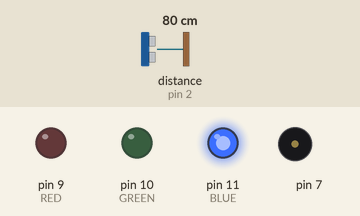
Recording of a sketch running on a simulated Arduino Uno, built with avr-gcc and run on an emulated ATmega328P. On the bench: output pins drawn as LEDs (lit = HIGH), buzzer (waves = sounding). Wiring (inferred from the names in the program): ultrasonic range finder: trigger pin 3; echo pin 2. The test bench sets the inputs (shaded band); at power-on: distance to the obstacle (sensor on pin 2) 80 cm. The echo pulse lasts 58.3 µs per cm; pins used as bus, display or sensor lines are not drawn.

Above: at 1.6 s.
1.7 s: distance to the obstacle (sensor on pin 2) set to 2 cm
At 1.85 s:
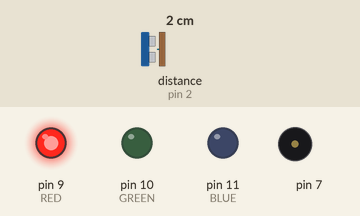
5.2 s: distance to the obstacle (sensor on pin 2) set to 9 cm
8.7 s: distance to the obstacle (sensor on pin 2) set to 12 cm
At 9.17 s:
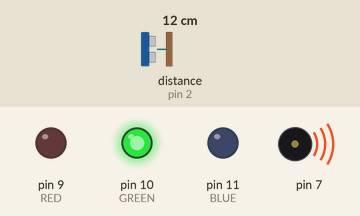
12.2 s: distance to the obstacle (sensor on pin 2) set to 120 cm
At 13.4 s:
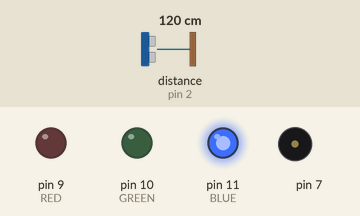
Timing chart, 0 to 16.7 s (numbered marks = the images above; inputs shaded):
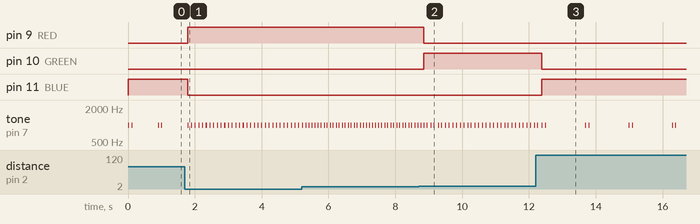

The sketch:

sketch_apr08b.ino
```cpp
#define TRIG 3
#define ECHO 2
#define RED 9
#define GREEN 10
#define BLUE 11
long distance;
void setup() {
  // put your setup code here, to run once:
  pinMode(TRIG, OUTPUT);
  pinMode(ECHO, INPUT);
  pinMode(RED, OUTPUT);
  pinMode(GREEN, OUTPUT);
  pinMode(BLUE, OUTPUT);
}

void loop() {
  // 초음파를 발생시키는 코드
  digitalWrite(TRIG, LOW);
  delayMicroseconds(2);
  digitalWrite(TRIG, HIGH);
  delayMicroseconds(10);
  digitalWrite(TRIG, LOW);
  //초음파가 들어오는 시간을 계산(m->cm) 거리 측정
  distance=pulseIn(ECHO, HIGH)/58.2;
  digitalWrite(RED, LOW);
  digitalWrite(GREEN, LOW);
  digitalWrite(BLUE, LOW);
  if(distance<10){
    digitalWrite(RED, HIGH);
  }else if(distance<20){
    digitalWrite(GREEN, HIGH);
  }else{
    digitalWrite(BLUE, HIGH);
  }
  tone(7, 1000, 20);
  delay(100);
  tone(7, 1000, 20);
  delay(distance*10);
}
```

Measured:
- the behaviour switches between 10 and 11 cm on distance to the obstacle (sensor on pin 2) (found by bisection; images 1 and 2)
- after the input at 1.7 s, pin 9 (RED): LOW → HIGH after 0.09 s; pin 11 (BLUE): HIGH → LOW after 0.09 s
- after the input at 8.7 s, pin 9 (RED): HIGH → LOW after 0.15 s; pin 10 (GREEN): LOW → HIGH after 0.15 s
- after the input at 12.2 s, pin 10 (GREEN): HIGH → LOW after 0.18 s; pin 11 (BLUE): LOW → HIGH after 0.18 s
- by itself, tone on pin 7: plays 1000 Hz for 0.02 s, 1000 Hz for 0.02 s, 1000 Hz for 0.02 s, 1000 Hz for 0.02 s, 1000 Hz for 0.02 s, 1000 Hz for 0.02 s … (9 notes in this stretch)
